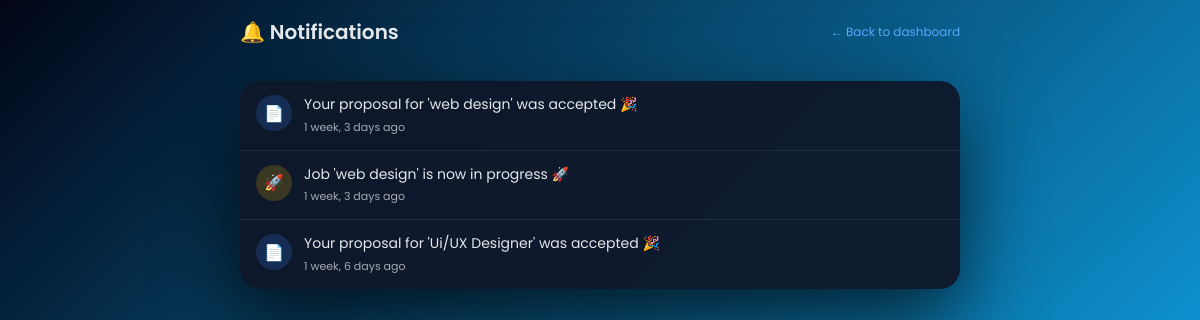
The page /notifications/ (signed in) on the database its author committed.
### marketplace/models.py (models this page shows, shortened)
class Notification(models.Model):
    user = models.ForeignKey(User, on_delete=models.CASCADE, related_name="notifications")
    text = models.CharField(max_length=255)
    is_read = models.BooleanField(default=False)
    created_at = models.DateTimeField(auto_now_add=True)

### marketplace/views.py (the view)
# urls.py: path("notifications/", views.notifications_view, name="notifications"),
@login_required
def notifications_view(request):
    notifications = Notification.objects.filter(
        user=request.user
    ).order_by("-created_at")
    notifications.filter(is_read=False).update(is_read=True)
    return render(request, "marketplace/notifications.html", {
        "notifications": notifications
    })

### marketplace/templates/marketplace/notifications.html (shortened to what this page needs)
{% load static %}
<!DOCTYPE html>
<html lang="en">
<head>
</head>
<body>
<div class="wrapper">
  <div class="header">
    <h2>🔔 Notifications</h2>
    {% if request.user.role == "client" %}
    <a href="{% url 'recruiter_dashboard' %}">← Back to dashboard</a>
    {% else %}
    <a href="{% url 'freelancer_dashboard' %}">← Back to dashboard</a>
    {% endif %}
  </div>
  <div class="card">
    {% if notifications %}
      {% for n in notifications %}
        <div class="notification {% if not n.is_read %}unread{% endif %}">
          {% if "proposal" in n.text|lower %}
            <div class="icon proposal">📄</div>
          {% elif "message" in n.text|lower %}
            <div class="icon chat">💬</div>
          {% elif "job" in n.text|lower %}
            <div class="icon job">🚀</div>
          {% else %}
            <div class="icon">🔔</div>
          {% endif %}
          <div class="content">
            <div class="text">{{ n.text }}</div>
            <div class="time">{{ n.created_at|timesince }} ago</div>
          </div>
        </div>
      {% endfor %}
    {% else %}
      <div class="empty">
        🎉 You’re all caught up! <br>
        No new notifications.
      </div>
    {% endif %}
  </div>
</div>
</body>
</html>

### marketplace/templates/marketplace/notifications.html (style rules this page uses)
* { box-sizing:border-box }
body { min-height: 100vh; background: linear-gradient(135deg, #020617, #0ea5e9, #6366f1, #22c55e, #f97316); background-size: 350% 350%; animation: bgMove 18s ease infinite; color: #e5e7eb; justify-content: center; margin:0; font-family:Poppins,system-ui; display:flex; }
.wrapper { width:100%; max-width:720px; }
.header { display:flex; justify-content:space-between; align-items:center; margin-bottom:18px; }
.header h2 { font-size:20px; font-weight:600; }
.header a { font-size:12px; color:#60a5fa; text-decoration:none; }
.card { background:rgba(15,23,42,0.96); border-radius:20px; box-shadow:0 30px 80px rgba(0,0,0,.7); overflow:hidden; }
.notification { padding:14px 16px; display:flex; gap:12px; border-bottom:1px solid rgba(148,163,184,.12); transition:.2s; }
.notification:last-child { border-bottom:none; }
.icon { width:36px; height:36px; border-radius:50%; display:flex; align-items:center; justify-content:center; font-size:16px; flex-shrink:0; }
.icon.proposal { background:rgba(59,130,246,.2);color:#bfdbfe }
.icon.job { background:rgba(234,179,8,.2);color:#fde68a }
.content { flex:1; }
.text { font-size:14px; line-height:1.4; }
.time { font-size:11px; opacity:.7; margin-top:4px; }

### rows shown on the page
Notification: text "Your proposal for 'web design' was accepted 🎉", created_at "1 week, 3 days"
Notification: text "Job 'web design' is now in progress 🚀", created_at "1 week, 3 days"
Notification: text "Your proposal for 'Ui/UX Designer' was accepted 🎉", created_at "1 week, 6 days"
